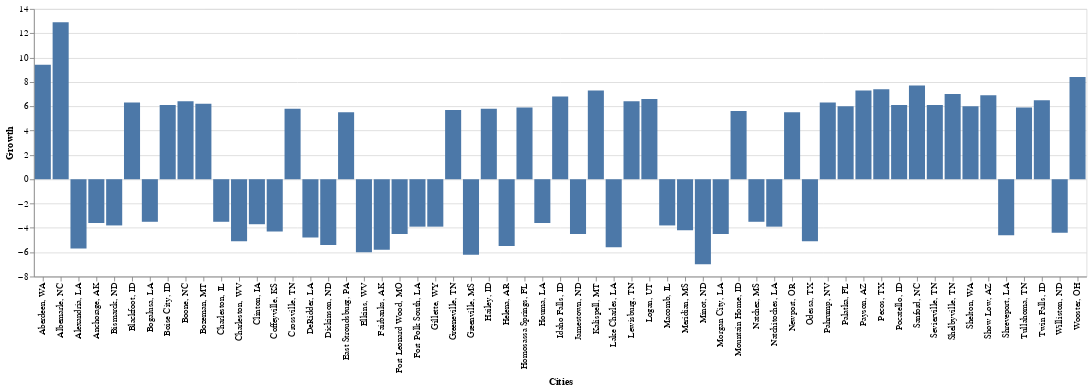

The code cell stored with this chart in its notebook:
### Code cell
alt.Chart(metro_data_min_max).mark_bar().encode(
    x=alt.X('cities:N', axis=alt.Axis(title='Cities')),
    y=alt.Y('2023-08-31:Q', axis=alt.Axis(title='Growth'))
)

### Figure 1 — Vega-Lite specification as saved in the notebook (floating-point values rounded to 4 significant figures)
{"config": {"view": {"continuousWidth": 400, "continuousHeight": 300}}, "data": {"name": "data-97cc22c3d52d77fa0e000c65c3f69e60"}, "mark": "bar", "encoding": {"x": {"axis": {"title": "Cities"}, "field": "cities", "type": "nominal"}, "y": {"axis": {"title": "Growth"}, "field": "2023-08-31", "type": "quantitative"}}, "$schema": "https://vega.github.io/schema/vega-lite/v4.17.0.json", "datasets": {"data-97cc22c3d52d77fa0e000c65c3f69e60": [{"cities": "Albemarle, NC", "2023-08-31": 12.9}, {"cities": "Aberdeen, WA", "2023-08-31": 9.4}, {"cities": "Wooster, OH", "2023-08-31": 8.4}, {"cities": "Sanford, NC", "2023-08-31": 7.7}, {"cities": "Pecos, TX", "2023-08-31": 7.4}, {"cities": "Payson, AZ", "2023-08-31": 7.3}, {"cities": "Kalispell, MT", "2023-08-31": 7.3}, {"cities": "Shelbyville, TN", "2023-08-31": 7.0}, {"cities": "Show Low, AZ", "2023-08-31": 6.9}, {"cities": "Idaho Falls, ID", "2023-08-31": 6.8}, {"cities": "Logan, UT", "2023-08-31": 6.6}, {"cities": "Twin Falls, ID", "2023-08-31": 6.5}, {"cities": "Lewisburg, TN", "2023-08-31": 6.4}, {"cities": "Boone, NC", "2023-08-31": 6.4}, {"cities": "Pahrump, NV", "2023-08-31": 6.3}, {"cities": "Blackfoot, ID", "2023-08-31": 6.3}, {"cities": "Bozeman, MT", "2023-08-31": 6.2}, {"cities": "Sevierville, TN", "2023-08-31": 6.1}, {"cities": "Boise City, ID", "2023-08-31": 6.1}, {"cities": "Pocatello, ID", "2023-08-31": 6.1}, {"cities": "Shelton, WA", "2023-08-31": 6.0}, {"cities": "Palatka, FL", "2023-08-31": 6.0}, {"cities": "Tullahoma, TN", "2023-08-31": 5.9}, {"cities": "Homosassa Springs, FL", "2023-08-31": 5.9}, {"cities": "Crossville, TN", "2023-08-31": 5.8}, {"cities": "Hailey, ID", "2023-08-31": 5.8}, {"cities": "Greeneville, TN", "2023-08-31": 5.7}, {"cities": "Mountain Home, ID", "2023-08-31": 5.6}, {"cities": "Newport, OR", "2023-08-31": 5.5}, {"cities": "East Stroudsburg, PA", "2023-08-31": 5.5}, {"cities": "Charleston, IL", "2023-08-31": -3.5}, {"cities": "Natchez, MS", "2023-08-31": -3.5}, {"cities": "Bogalusa, LA", "2023-08-31": -3.5}, {"cities": "Houma, LA", "2023-08-31": -3.6}, {"cities": "Anchorage, AK", "2023-08-31": -3.6}, {"cities": "Clinton, IA", "2023-08-31": -3.7}, {"cities": "Macomb, IL", "2023-08-31": -3.8}, {"cities": "Bismarck, ND", "2023-08-31": -3.8}, {"cities": "Fort Polk South, LA", "2023-08-31": -3.9}, {"cities": "Natchitoches, LA", "2023-08-31": -3.9}, {"cities": "Gillette, WY", "2023-08-31": -3.9}, {"cities": "Meridian, MS", "2023-08-31": -4.2}, {"cities": "Coffeyville, KS", "2023-08-31": -4.3}, {"cities": "Williston, ND", "2023-08-31": -4.4}, {"cities": "Morgan City, LA", "2023-08-31": -4.5}, {"cities": "Jamestown, ND", "2023-08-31": -4.5}, {"cities": "Fort Leonard Wood, MO", "2023-08-31": -4.5}, {"cities": "Shreveport, LA", "2023-08-31": -4.6}, {"cities": "DeRidder, LA", "2023-08-31": -4.8}, {"cities": "Charleston, WV", "2023-08-31": -5.1}, {"cities": "Odessa, TX", "2023-08-31": -5.1}, {"cities": "Dickinson, ND", "2023-08-31": -5.4}, {"cities": "Helena, AR", "2023-08-31": -5.5}, {"cities": "Lake Charles, LA", "2023-08-31": -5.6}, {"cities": "Alexandria, LA", "2023-08-31": -5.7}, {"cities": "Fairbanks, AK", "2023-08-31": -5.8}, {"cities": "Elkins, WV", "2023-08-31": -6.0}, {"cities": "Greenville, MS", "2023-08-31": -6.2}, {"cities": "Minot, ND", "2023-08-31": -7.0}]}}
